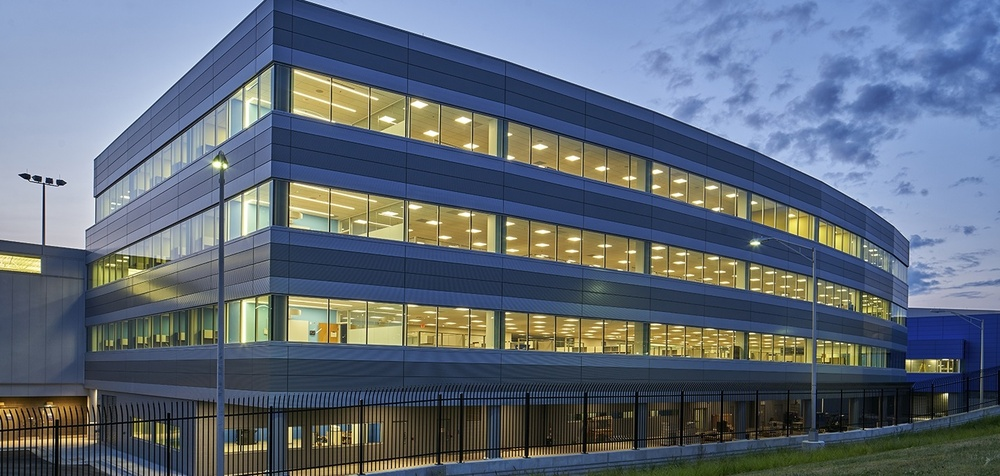
#> input picture In Class/Building02.jpg, 1000 x 476 px, shrunk from 1440 x 686 before the run
$ python detectFeatures04.py   (Python 2 division)
#> lines starting #> are read from the running program, lines starting #| are printed output that depends on the picture
#!/usr/bin/env python

import sys
sys.path.append("/opt/ros/kinetic/lib/python2.7/dist-packages")
import cv2
import numpy as np


filename = 'Building02.jpg'
def main():
    image = cv2.imread(filename)
#> image is the input picture: shape (476, 1000, 3); mean B, G, R 121.7, 107.3, 96.2
    if image is None:
      print 'Unable to open file ', filename
      return
    #print image.shape
    gray = cv2.cvtColor(image,cv2.COLOR_BGR2GRAY)
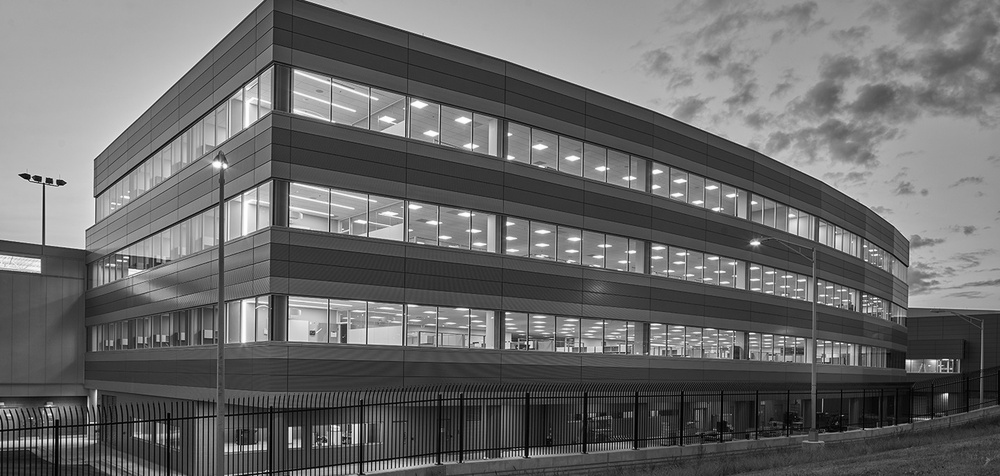
#> gray: shape (476, 1000); min 0, max 255, mean 105.6

    gray = np.float32(gray)
    for i in range(3,23,2):
        for j in range(3,9,2):
            cpy=image.copy()
            dst = cv2.cornerHarris(gray,i,j,0.08)
            cpy[dst>0.01*dst.max()]=[0,0,255]
            cv2.namedWindow('Harris', cv2.WINDOW_NORMAL)
            cv2.imshow('Harris',cpy)
            cv2.waitKey(500)
            print i, j
#> this loop made 10 passes
#> pass 1, in main, `cv2.imshow('Harris',cpy)`:
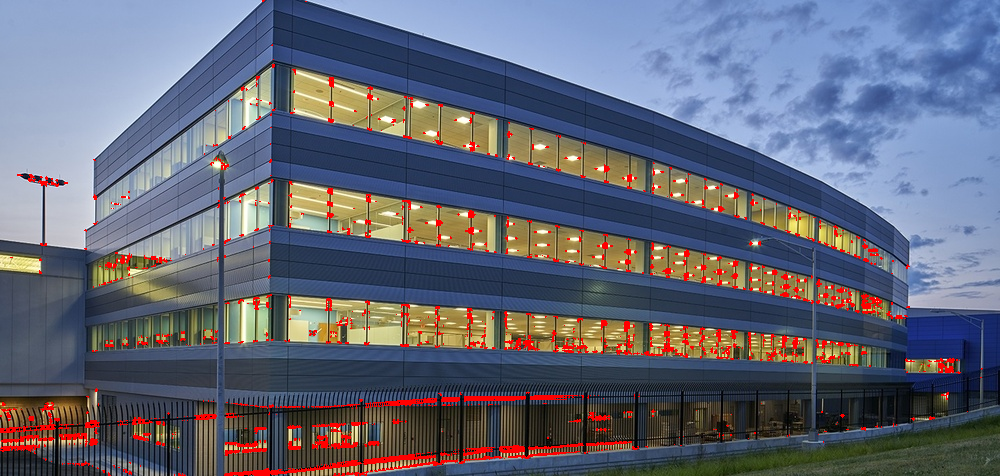
#> window 'Harris': shape (476, 1000, 3); mean B, G, R 118.9, 103.6, 100.1
#> pass 1, in main, `cv2.imshow('Harris',cpy)`:
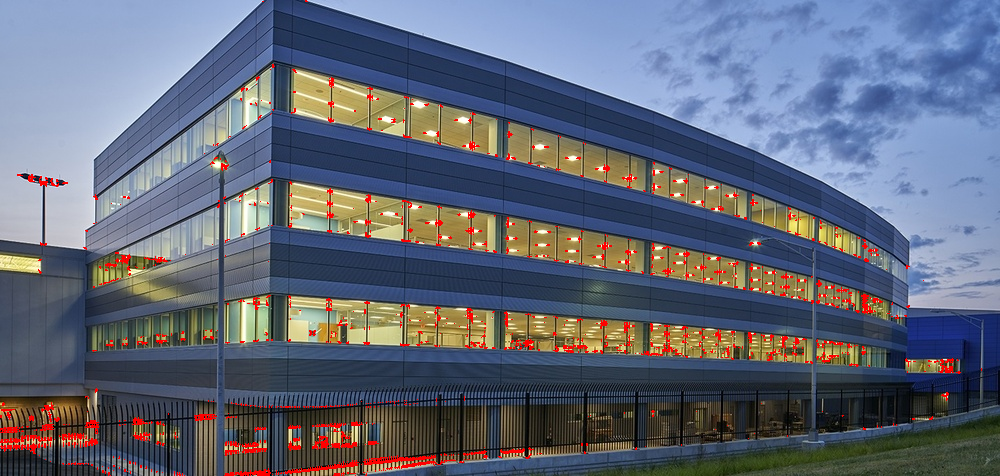
#> window 'Harris': shape (476, 1000, 3); mean B, G, R 119.6, 104.4, 98.5
#> pass 1, in main, `cv2.imshow('Harris',cpy)`:
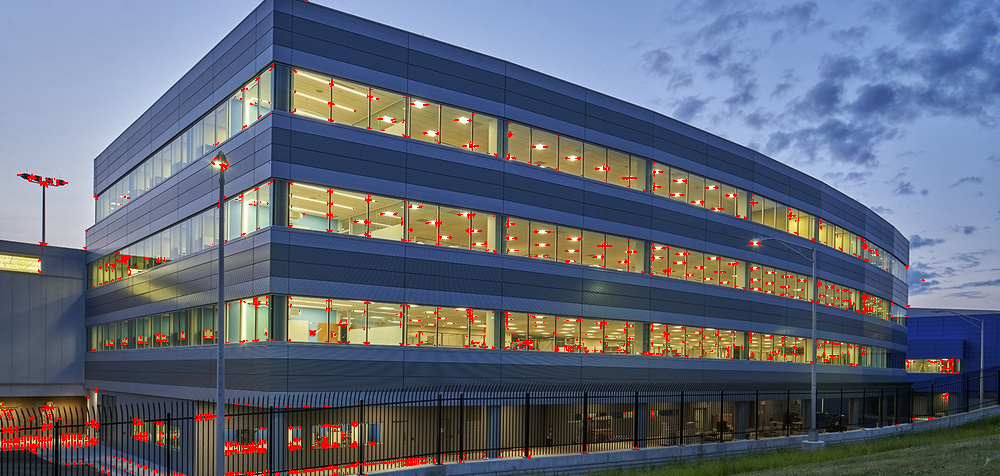
#> window 'Harris': shape (476, 1000, 3); mean B, G, R 119.8, 104.8, 98.1
#> pass 2, in main, `cv2.imshow('Harris',cpy)`:
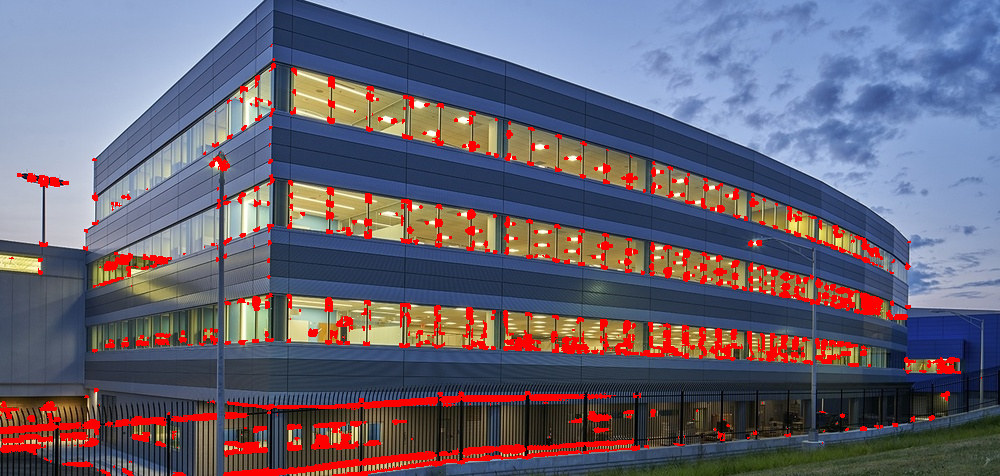
#> window 'Harris': shape (476, 1000, 3); mean B, G, R 116.2, 100.1, 104.6
#> after the loop:
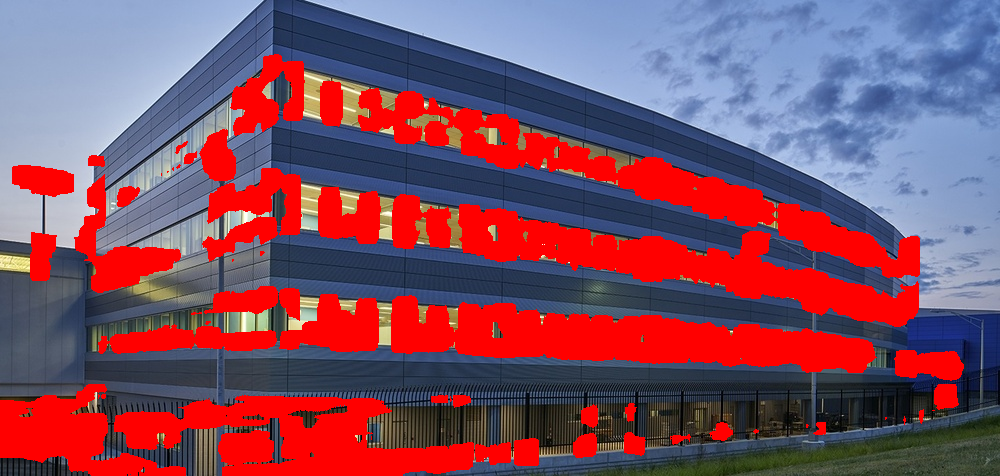
#> cpy: shape (476, 1000, 3); mean B, G, R 98.1, 78.4, 130.1

    cv2.destroyAllWindows()


if __name__ == '__main__':
    main()

$ run again, with In Class/Building01.jpg copied over In Class/Building02.jpg
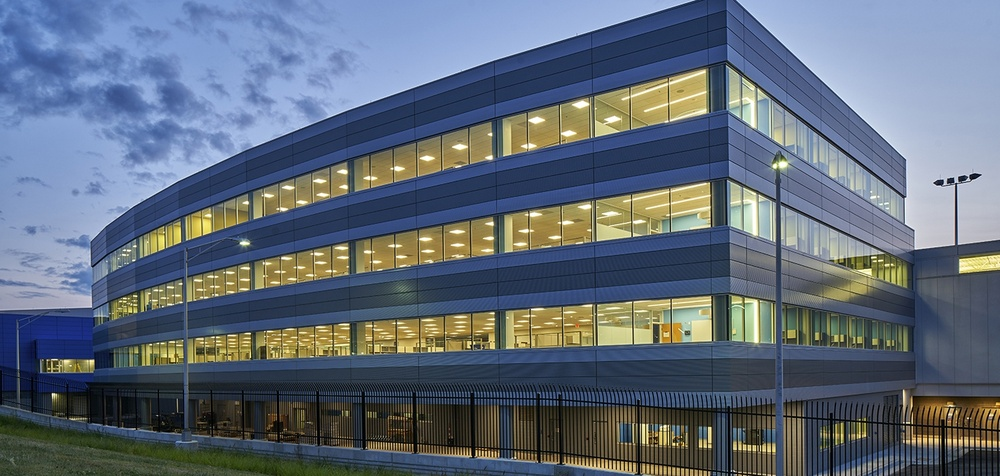
#> input picture In Class/Building01.jpg, 1000 x 476 px, shrunk from 1440 x 686 before the run
#> in main, image is the input picture: shape (476, 1000, 3); mean B, G, R 121.6, 107.3, 96.2
#> in main, `gray = cv2.cvtColor(image,cv2.COLOR_BGR2GRAY)`:
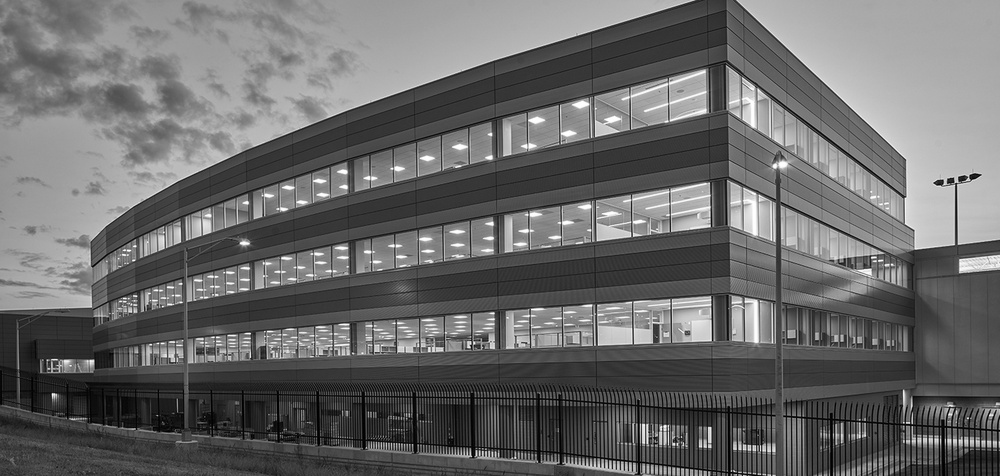
#> gray: shape (476, 1000); min 0, max 255, mean 105.6
#> after the loop in main, `for i in range(3,23,2):`:
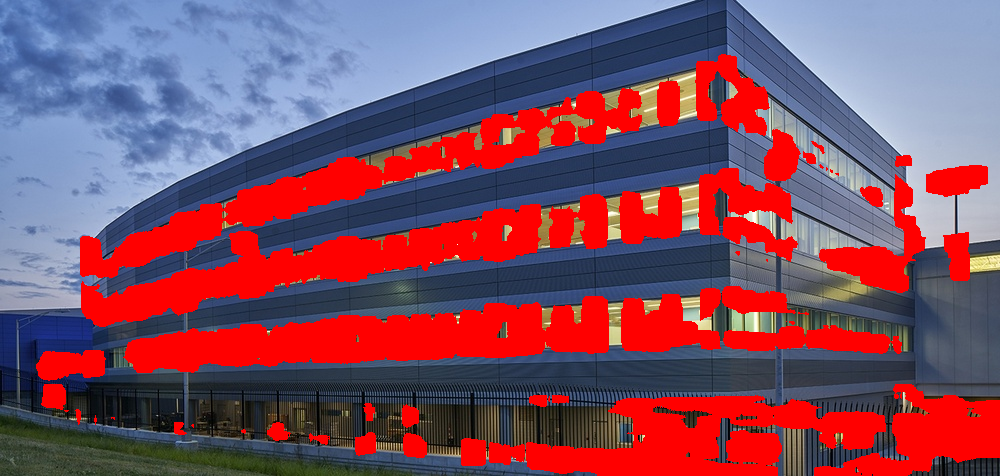
#> cpy: shape (476, 1000, 3); mean B, G, R 98, 78.4, 130.2

$ run again, with In Class/EdBuilding01.jpg copied over In Class/Building02.jpg
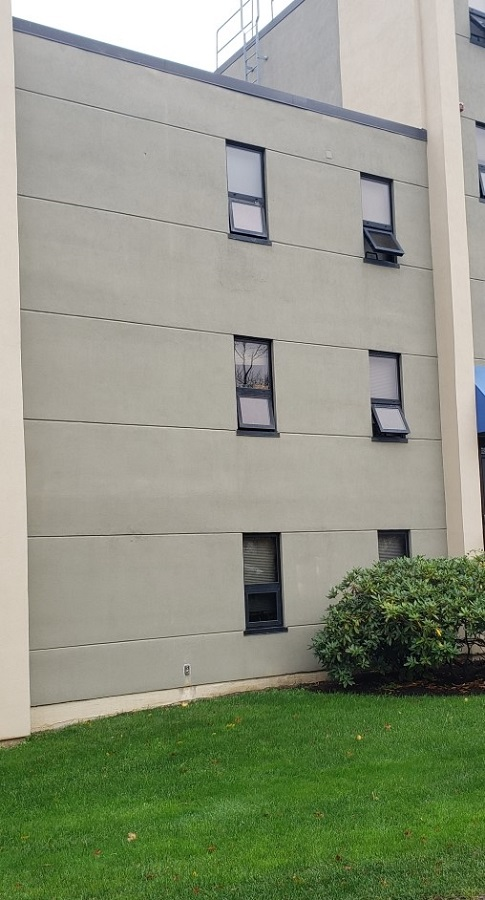
#> input picture In Class/EdBuilding01.jpg, 485 x 900 px
#> in main, image is the input picture: shape (900, 485, 3); mean B, G, R 128.6, 149.4, 142.6
#> in main, `gray = cv2.cvtColor(image,cv2.COLOR_BGR2GRAY)`:
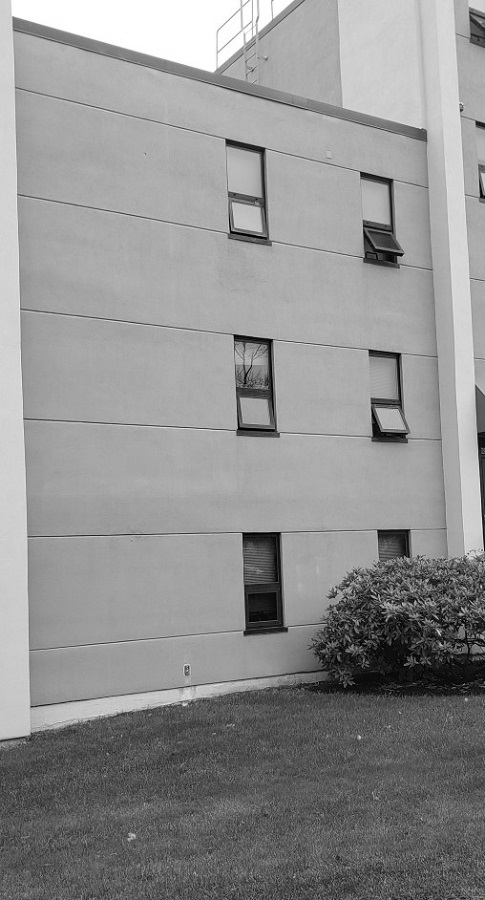
#> gray: shape (900, 485); min 0, max 255, mean 145
#> after the loop in main, `for i in range(3,23,2):`:
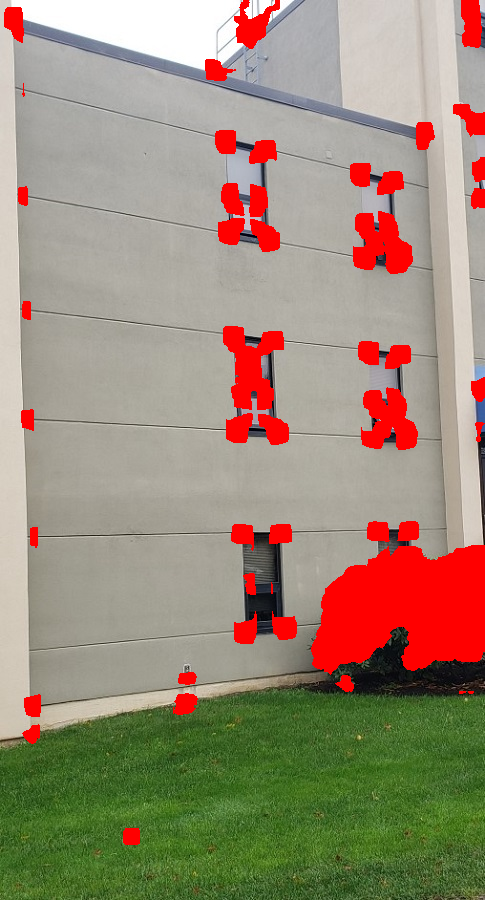
#> cpy: shape (900, 485, 3); mean B, G, R 118.8, 138.6, 156.4

$ run again, with In Class/Hall01.jpg copied over In Class/Building02.jpg
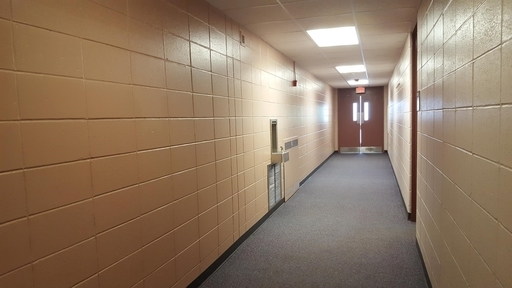
#> input picture In Class/Hall01.jpg, 512 x 288 px
#> in main, image is the input picture: shape (288, 512, 3); mean B, G, R 99.3, 120.8, 143.6
#> in main, `gray = cv2.cvtColor(image,cv2.COLOR_BGR2GRAY)`:
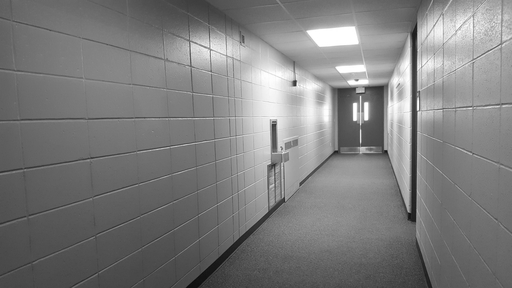
#> gray: shape (288, 512); min 12, max 255, mean 125.1
#> after the loop in main, `for i in range(3,23,2):`:
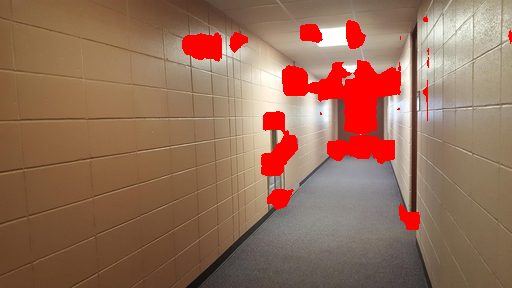
#> cpy: shape (288, 512, 3); mean B, G, R 89.6, 110.5, 149.4
